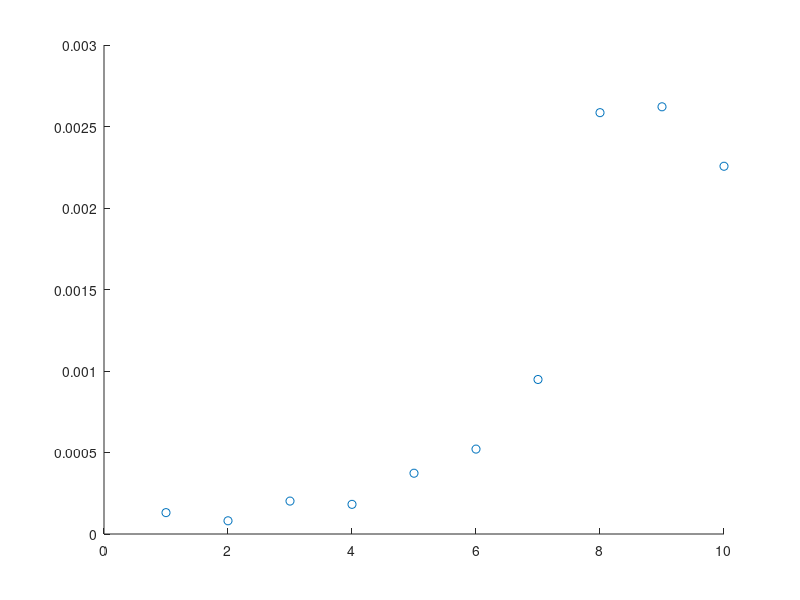

The MATLAB script that drew this image:
Dim=zeros(1,10);
Time=zeros(1,10);
for n=1:10
    iTime = tic;
    U=rand(n,n);
    A=U;
    i=1;
    for j=1:n-1
        for k=i+1:n
            t = -1*(U(k,j)/U(i,j));
            for l=j:n
                U(k,l) = U(k,l) + (t*U(i,l));
            end
        end
        i = i+1;
    end
    Time(n)=toc(iTime);
    Dim(n)=n;
    % Because A = LU, we can get L with matrix division
    L = A/U;
    U
    L
end
scatter(Dim,Time);